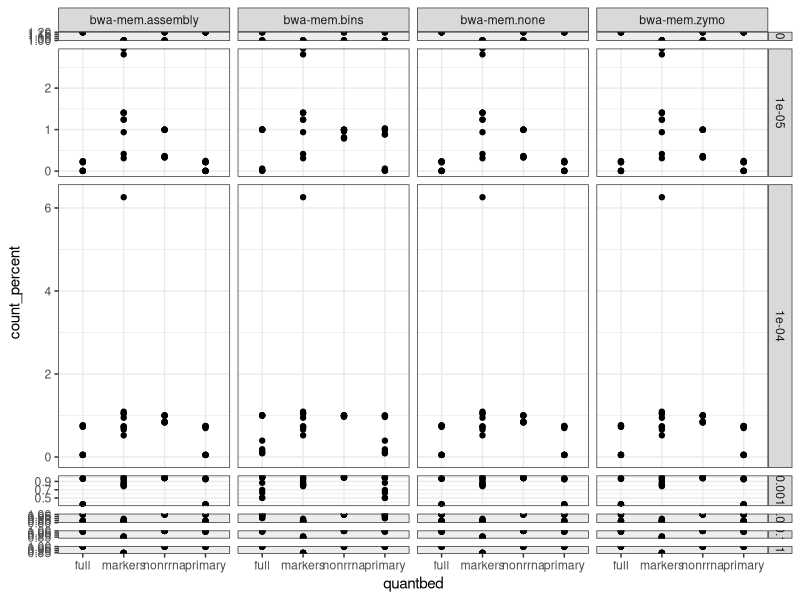
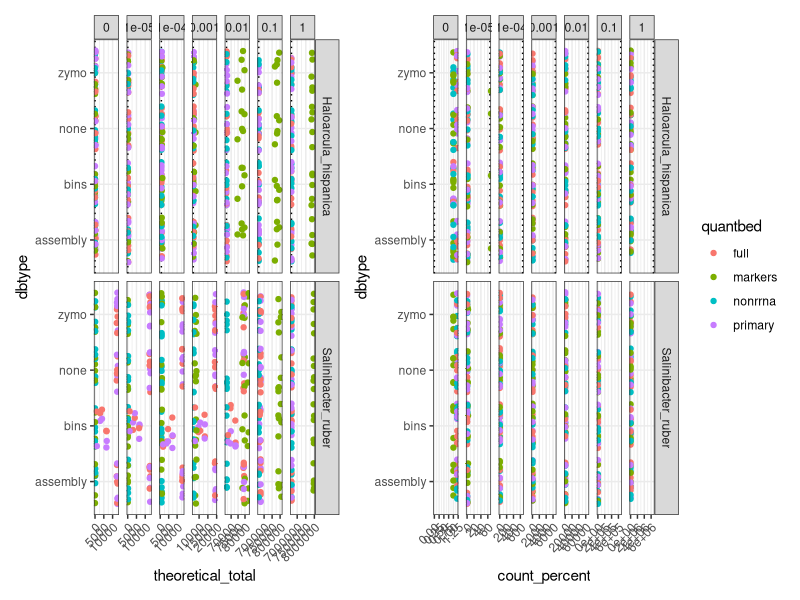
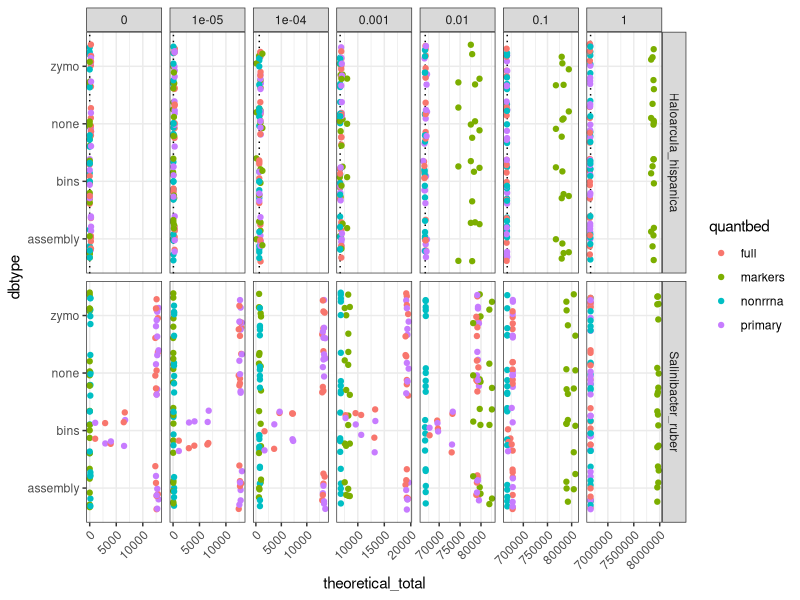
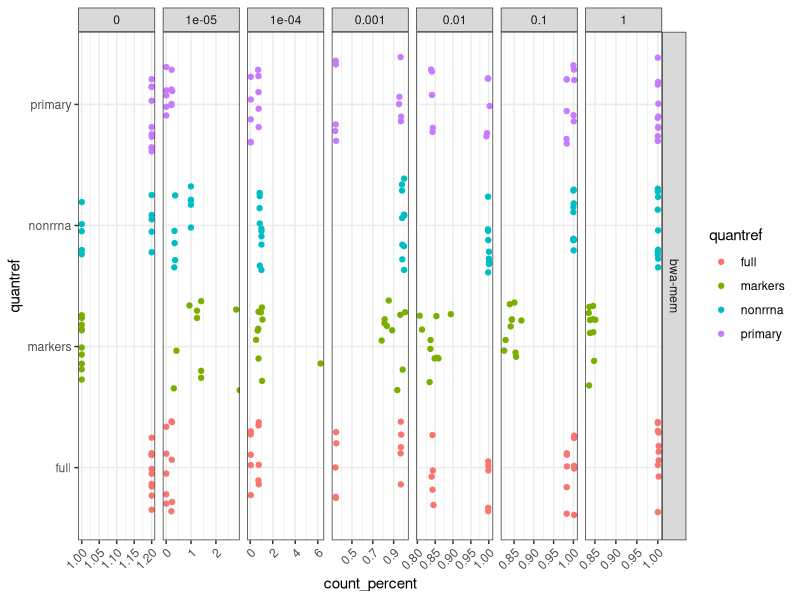
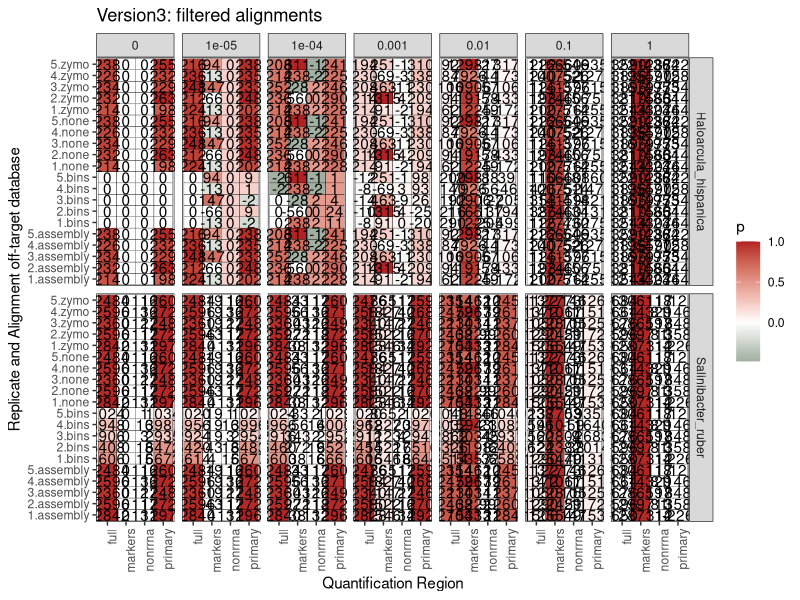
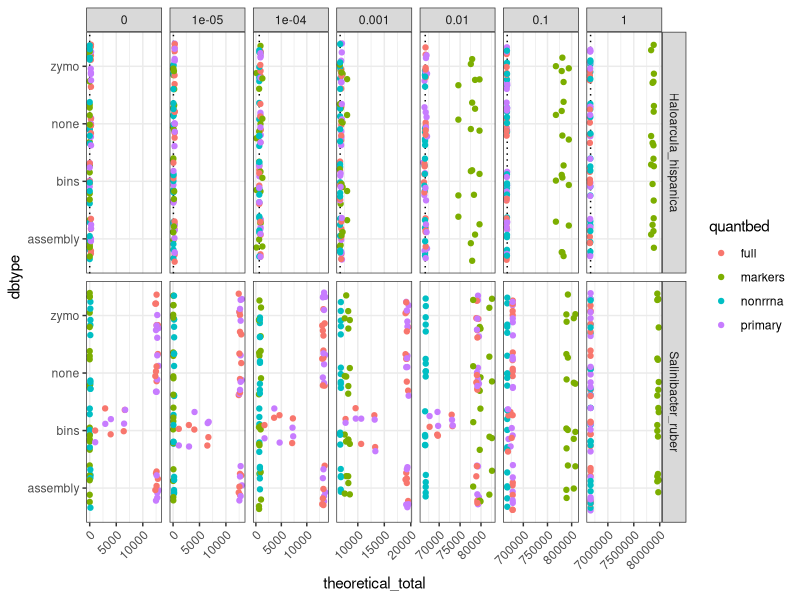

Write R code to recreate these figures, in order.
## ---- chunk 1

library(tidyverse)
library(patchwork)
theme_set(theme_bw())
spikes <- c("Haloarcula_hispanica", "Salinibacter_ruber", "Trichoderma_reesei")
spikes_pri <- paste0(spikes, "_primary") 
spikes_markers <- paste0(spikes, "_markers") 
spikes_pri_masked <- paste0(spikes, "_primary_masked") 

data_summary_most <- read.csv("benchmarking/data_summary.tsv", sep="\t") %>%
  #filter(!grepl("spike0.00000", file)) %>% 
  mutate(
    true_count=as.numeric(gsub(",", "", num_seqs)),
    sample=gsub(".*?_(\\d+_depth.*?_spike.*?)_.*", "\\1", file),
    Genome = gsub(".*?_(\\d+_depth.*?_spike.*?)_(.*).fasta.*", "\\2", file),
    is_spike =Genome %in% c(spikes, spikes_pri)
  ) %>% 
  group_by(sample,is_spike, Genome) %>% 
  summarize(true_count = sum(true_count)) %>%
  ungroup() %>%
  group_by(sample) %>% 
  mutate(total = sum(true_count)) %>%
  ungroup() %>% 
  filter( is_spike)%>% 
  select(sample, Genome, true_count, total) %>% 
  distinct()
# parse the ones lacking any spikes so we still have totals
# the left join with the dummy data makes the merging below more straightforward
data_summary_nospike <- read.csv("benchmarking/data_summary.tsv", sep="\t") %>% 
  filter(grepl("spike0.00000", file)) %>% 
  mutate(
    true_count=as.numeric(gsub(",", "", num_seqs)),
    sample=gsub(".*?_(\\d+_depth.*?_spike.*?)_.*", "\\1", file),
  ) %>% 
  group_by(sample) %>% 
  summarize(total = sum(true_count)) %>% ungroup() %>%
  mutate(true_count=0) %>% 
  left_join(data.frame(true_count=rep(0, length(spikes)), Genome=spikes), relationship= "many-to-many")

data_summary <- bind_rows(data_summary_most,data_summary_nospike) %>% 
  rename("genome_base" = "Genome")

res = read.csv("v3/v3_results.tsv" , sep="\t", header=FALSE, col.names = c("rawsample", "spike", "len", "nreads") )%>% 
  filter(grepl("bwa-mem", rawsample)) %>% 
  filter(!grepl("Trich", rawsample)) %>% 
    mutate(
      rep=gsub("(.*?)_.*quanttype(.*)$", "\\1", rawsample),
      quantref=gsub(".*quanttype(.*)_(.*?).tsv$", "\\2", rawsample),
      quantbed=gsub("(.*?)_(.*?)_(.*)", "\\3", spike ),
      sample=gsub("(.*?)_offtarget.*", "\\1", rawsample),
      dbtype=gsub("(.*?)_offtarget(.*?)_.*", "\\2", rawsample),
      aligner=gsub("(.*?)_mapper(.*?)_.*", "\\2", rawsample),
      target=as.numeric(gsub(".*_spike(.*?)_.*", "\\1", rawsample)),
    ) %>%
  filter(quantbed != "rrna") %>% 
mutate(
  nreads=as.double(nreads),
  genome_base = gsub("(.*?)_(.*?)_.*", "\\1_\\2", spike )) %>% 
  group_by(genome_base) %>% 
  mutate(full_genome_length = max(len)) %>% 
  ungroup() %>% 
#   mutate(genome_base = gsub("_markers", "", Genome )) %>% 
  left_join(data_summary, by = c("sample", "genome_base"))  %>% 
  rowwise()%>% 
  mutate(theoretical_total = as.double((nreads * full_genome_length) / len),
         theoretical_total = ifelse(is.infinite(theoretical_total), 0, theoretical_total)) %>% 
  #  mutate(count_percent = (theoretical_total)/(true_count+1))
  mutate(
  counts = theoretical_total, # for consistency with v2
  count_percent = (true_count) /counts,
       count_diff = counts - true_count,
       count_percent = ifelse(count_diff == 0, 1, 
                              ifelse(counts>1 & true_count == 0, 1.2, count_percent))) 

ggplot(res, aes(x=quantbed, y=count_percent)) +
  geom_point() + facet_grid(target~interaction(aligner, dbtype), space="free", scales = "free")

ggplot(res %>%
         group_by(target, aligner) %>%
         mutate(xint = ifelse(row_number() == 1, true_count, NA)), aes(y=dbtype, x=theoretical_total, color=quantbed)) +
  geom_vline(aes(xintercept = xint), color = "black", linetype = "dotted") + 
  geom_jitter(width=0) + 
  facet_grid( genome_base ~  target, scales="free") + 
  theme(axis.text.x = element_text(angle=45, hjust=1),plot.caption = element_text(hjust = 0)
  ) + 
  
  ggplot(res %>%
           group_by(target, aligner) %>%
           mutate(xint = ifelse(row_number() == 1, true_count, NA)), aes(y=dbtype, x=count_percent, color=quantbed)) +
  geom_vline(aes(xintercept = xint), color = "black", linetype = "dotted") + 
  geom_jitter(width=0) + 
  facet_grid( genome_base ~  target, scales="free") + 
  theme(axis.text.x = element_text(angle=45, hjust=1),plot.caption = element_text(hjust = 0)
  )  + plot_layout(guides = "collect")

ggplot(res %>%
                group_by(target, aligner) %>%
                mutate(xint = ifelse(row_number() == 1, true_count, NA)), aes(y=dbtype, x=theoretical_total, color=quantbed)) +
    geom_vline(aes(xintercept = xint), color = "black", linetype = "dotted") + 
    geom_jitter(width=0) + 
    facet_grid( genome_base ~  target, scales="free") + 
    theme(axis.text.x = element_text(angle=45, hjust=1),plot.caption = element_text(hjust = 0)
    ) 
ggsave("tmp.pdf", width = 10, height = 8)


ggplot(res %>%
         filter(dbtype == "none") %>% 
         mutate(xint = ifelse(row_number() == 1, true_count, NA)), aes(y=quantref, x=count_percent, color=quantref)) +
  geom_jitter(width=0) + 
  facet_grid( aligner ~  target, scales="free") + 
  theme(axis.text.x = element_text(angle=45, hjust=1),plot.caption = element_text(hjust = 0)
  ) 


data_heat_summary_v3 <- res %>%
  filter(aligner == "bwa-mem") %>% 
  group_by(target, genome_base) %>%
  summarize(mx = max(count_diff), mn = min(count_diff)) 

res %>% 
  filter(aligner == "bwa-mem") %>% 
  inner_join(data_heat_summary_v3) %>%
  mutate(p = ((count_diff - mn ) / (mx - mn)) * sign(count_diff)) %>% 
  ggplot(aes(y = interaction(rep, dbtype ), x = interaction(quantref))) + 
  geom_tile(aes(fill = p), colour = "black") + 
  scale_fill_gradient2(low = "#435F44", mid = "white", high = "firebrick") + 
  facet_grid(genome_base ~  target, space="free") +
  theme(axis.text.x = element_text(angle=90, hjust=1))  +
  geom_text(aes(label = round(count_diff))) +
  labs(x="Quantification Region", y = "Replicate and Alignment off-target database",
       title="Version3: filtered alignments")


